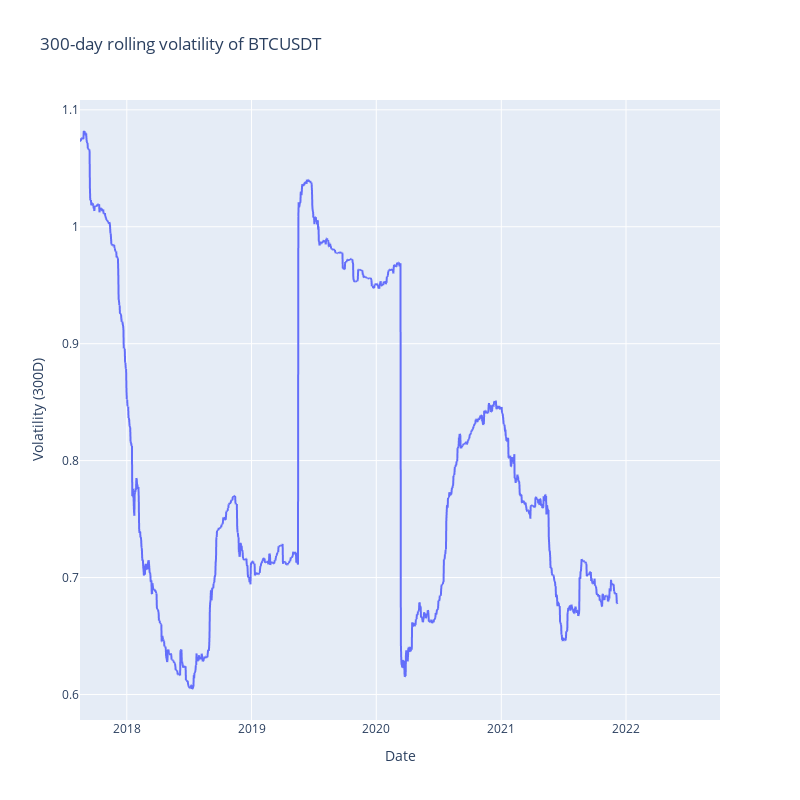

The notebook cell saved with this chart:
### Code cell
fig = px.line(df, x=df.index, y="volatility_300d", title="300-day rolling volatility of BTCUSDT", 
             labels = {"volatility_300d": "Volatility (300D)",
                        "date": "Date"}, width=800, height=800)
fig.show()

### Figure 1 — Plotly figure (JSON) as saved in the notebook; plotly's stock layout.template omitted (floating-point values rounded to 4 significant figures; data arrays with more than 128 entries replaced by an {"elided": "..."} marker saying what was removed)
{"data": [{"hovertemplate": "Date=%{x}<br>Volatility (300D)=%{y}<extra></extra>", "legendgroup": "", "line": {"color": "#636efa", "dash": "solid"}, "mode": "lines", "name": "", "showlegend": false, "type": "scattergl", "x": {"elided": "1875 str values"}, "xaxis": "x", "y": {"elided": "1875 float values"}, "yaxis": "y"}], "layout": {"height": 800, "legend": {"tracegroupgap": 0}, "title": {"text": "300-day rolling volatility of BTCUSDT"}, "width": 800, "xaxis": {"anchor": "y", "domain": [0, 1], "title": {"text": "Date"}}, "yaxis": {"anchor": "x", "domain": [0, 1], "title": {"text": "Volatility (300D)"}}}}
